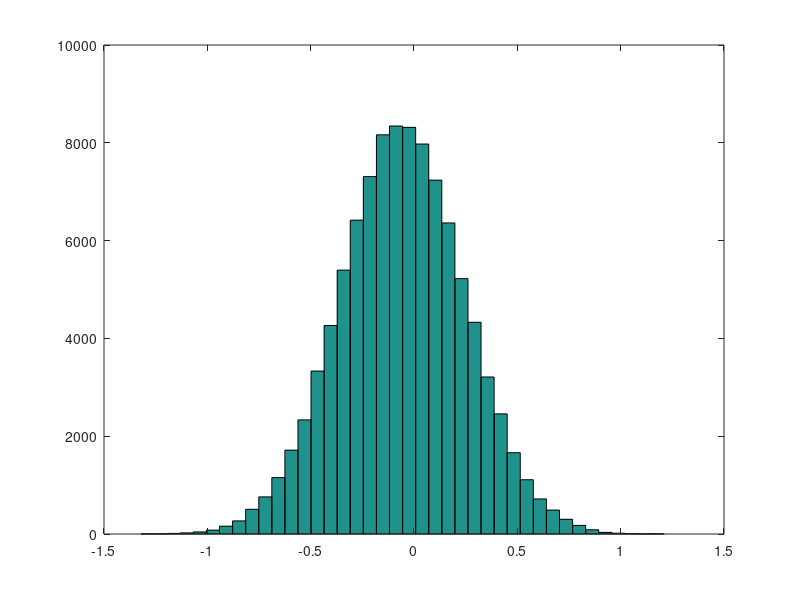

MATLAB code for this plot:
clear all
close all force
randn('state',4);
%
sigma2 = 1;
ysum=-0.63;
n=10;
%mu = 1;
%
theta = 0;
thetas =[theta];
tau2 = 1;
taus=[tau2];

lambda = 1;
lambdas=[lambda];
burn =1000;
ntotal = 100000 + burn;
tic
for i = 1: ntotal
  sig = sqrt(1/(n+tau2));
  mu=ysum/(n+(1/tau2));
  %normal parametrized in matlab by mean and standard deviation, not mean and variance
  theta = normrnd(mu,sig);
  
  %gamma is parametrized in matlab by shape and scale, not shape and rate 
  x=gamrnd(1.5,1./(0.5*theta^2+1));
  
  tau=1./x;
thetas =[thetas; theta];
taus = [taus; tau2];

end
toc
% Q3.1
hist(thetas(burn+1:end), 40)

% Q3.2
mean_theta=mean(thetas(burn+1:end))

% Q3.3

EQT_CS = [quantile(thetas(burn+1:end),0.025), quantile(thetas(burn+1:end),0.975)]

 